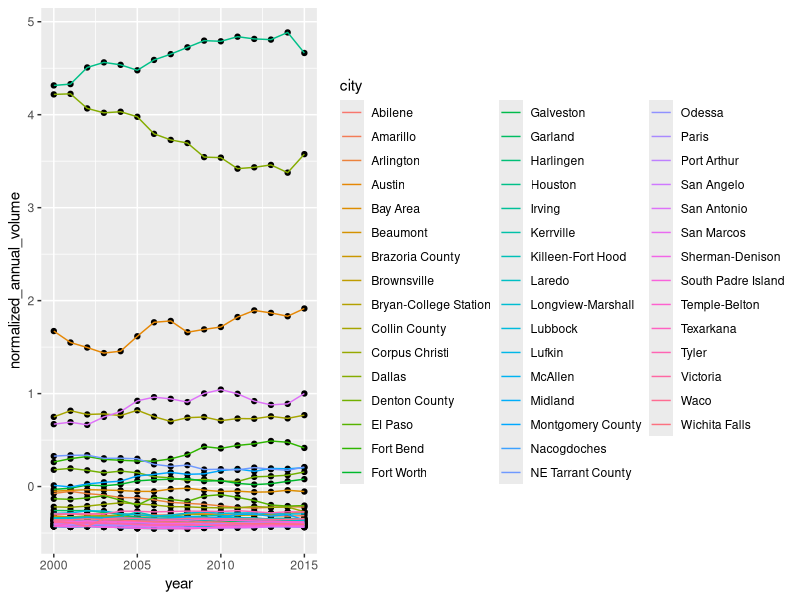

Reproduce this figure in R.
## ---- chunk 1
calc_quadratic <- function(x) { 
  x^2+2*x+1
  }
## ---- chunk 2
calc_quadratic(5)
## ---- chunk 3
solve_quadratic <- function(a, b, c){
  determinant <- sqrt(b ^ 2 - 4 * a * c) 
  root_1 <- (-b + determinant) / (2 * a) 
  root_2 <- (-b - determinant) / (2 * a)
  c(root_1, root_2) 
  }
## ---- chunk 4
solve_quadratic(a = -4, b = 0, c = 1)
## ---- chunk 5
normalize <- function(x){
  meanx <- mean(x)
  sdx <- sd(x)
  
  (x - meanx)/sdx
}
## ---- chunk 6
normalize(1:5)
## ---- chunk 7
library(tidyverse)
## ---- chunk 8
txhousing %>%
  group_by(year, city) %>%
  summarize(annual_volume = sum(volume, na.rm = TRUE)) %>% 
  group_by(year) %>%
  mutate(normalized_annual_volume = normalize(annual_volume)) %>%
  ggplot(aes(x = year, y = normalized_annual_volume)) + 
  geom_point() + 
  geom_line(aes(color = city))
## ---- chunk 9
# Setting a seed ensures replicability
set.seed(4)
# we set our parameters
true_mean <- .5
N <- 30
# We simulate and observe outcomes
simulated_data <- rnorm(N, mean = true_mean) # the standard deviation is 1 by default!
obs_mean <- mean(simulated_data)
obs_mean
## ---- chunk 10
get_zscores <- function(obs_mean, true_mean, obs_sd, N) { (obs_mean - true_mean) / (obs_sd / sqrt(N))
}
test_significance <- function(zscores, alpha) { abs(zscores) > qnorm(1 - alpha/2)
}
calc_mean_and_sd_from_sample <- function(N, true_mean) { my_sample <- rnorm(N, true_mean)
tibble(mean = mean(my_sample), sd = sd(my_sample))
}
make_mc_sample <- function(N, true_mean, B) {
  # preallocate output
out <- vector("list", B)
for (i in 1:B) {
out[[i]] <- calc_mean_and_sd_from_sample(N, true_mean)
}
bind_rows(out) }
## ---- chunk 11
obs_sd <- sd(simulated_data)
zscore <- (obs_mean - true_mean) / (obs_sd / sqrt(N)) 
zscore
## ---- chunk 12
(1 - pnorm(abs(zscore)))*2
## ---- chunk 13
do_monte_carlo <- function(N, true_mean, B= 1000, alpha = .05){
# step 1: Simulate B random samples and calculate sample statistics
  sample_statistics <- make_mc_sample(N, true_mean, B)
# step 2: Determine z-scores
  z_scores <- get_zscores(sample_statistics$mean, true_mean, sample_statistics$sd, N)
# step 3: Test whether the z-scores are outside the threshold.
  significance <- test_significance(z_scores, alpha)
# step 4: Measure to what extent our simulations match the theory. (We expect a number close to alpha)
  mean(significance)
}
## ---- chunk 14

## ---- chunk 15
test <- get_zscores(obs_mean = 4.4, true_mean = 4.3, obs_sd = 0.25, N = 100)
test
## ---- chunk 16
set.seed(24601)
make_mc_sample(N = 30, true_mean = 100, B = 3 )
## ---- chunk 17
do_monte_carlo <- function(N, true_mean, B = 1000, alpha = .05){
# step 1: Simulate B random samples and calculate sample statistics
sample_statistics <- make_mc_sample(N, true_mean, B)
# step 2: Determine z-scores
z_scores <- get_zscores(sample_statistics$mean, true_mean, sample_statistics$sd, N)
# step 3: Test whether the z-scores are outside the threshold.
significance <- test_significance(z_scores, alpha)
# step 5: Measure to what extent our simulations match the theory. (We expect a number close to alpha)
mean(significance)
}
